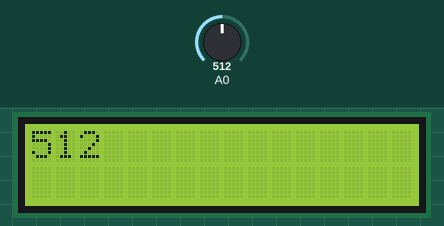
Simulated run of this sketch. Board: Arduino Uno, built with avr-gcc and run on an emulated ATmega328P. On the bench: 16×2 character LCD. The inputs (shaded band) are chosen by the test bench; at power-on: A0 = 512.

Above: at 1.2 s.
1.3 s: A0 set to 716
At 1.91 s:
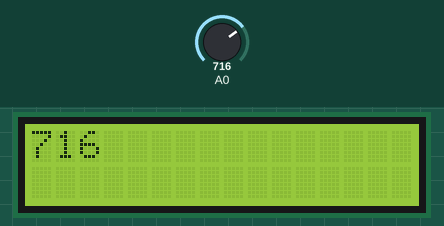
2.9 s: A0 set to 900
At 3.14 s:
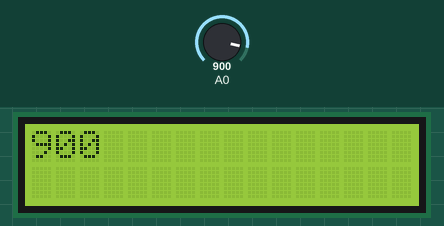
4.4 s: A0 set to 1023
At 5.0 s:
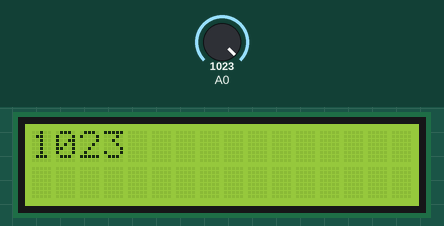
Timing chart, 0 to 7.4 s (numbered marks = the images above; inputs shaded):
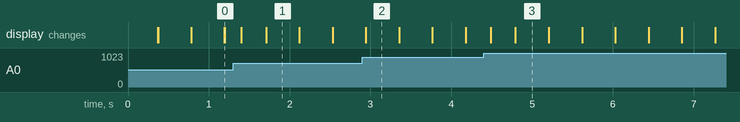

The sketch:

lcd_print_pot.ino
```cpp
int i=0 ;
 #include<LiquidCrystal.h>
  LiquidCrystal lcd(12,11,5,4,3,2);
void setup() {
  lcd.begin(16,2);


}

void loop() {
  i=analogRead(A0);
  lcd.print(i);
  delay(100);
  lcd.clear();

}
```

Measured:
- after the input at 1.3 s, the display: changes after 0.10 s (image 1)
- after the input at 2.9 s, the display: first differs from a run without the input at once (image 2)
- after the input at 4.4 s, the display: changes after 0.09 s (image 3)
- what the display in image 1 shows lasts 0.4 s, from 1.7 s to 2.1 s
